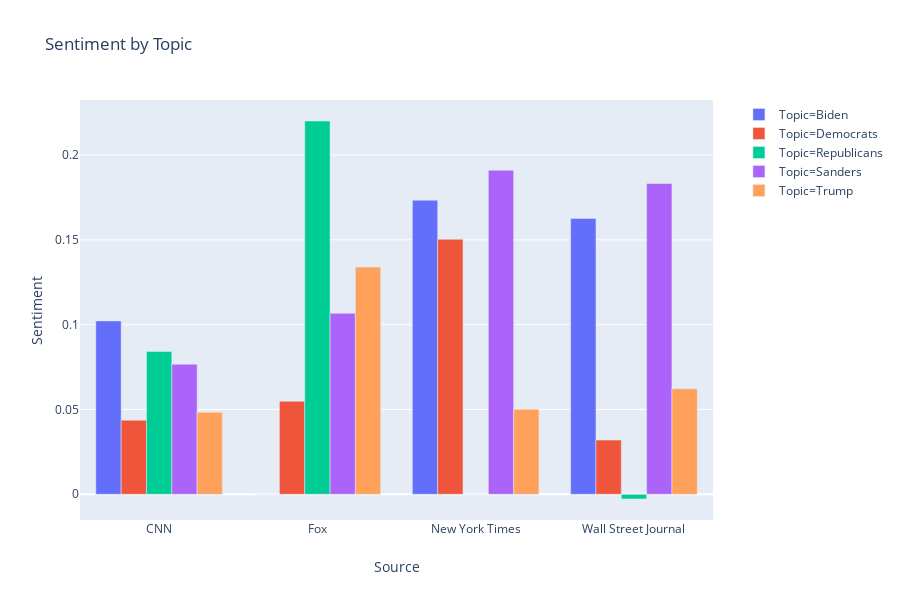

The notebook cell this image was saved under:
### Code cell
import plotly.express as px
source_sentiments = all_tweets.groupby(['Source', 'Topic']).mean()

fig = px.bar(source_sentiments.reset_index(), x='Source', y='Sentiment', title="Sentiment by Topic", color = "Topic",
             barmode="group")
fig.show()

### Figure 1 — Plotly figure (JSON) as saved in the notebook; plotly's stock layout.template omitted (floating-point values rounded to 4 significant figures)
{"data": [{"alignmentgroup": "True", "hoverlabel": {"namelength": 0}, "hovertemplate": "Topic=Biden<br>Source=%{x}<br>Sentiment=%{y}", "legendgroup": "Topic=Biden", "marker": {"color": "#636efa"}, "name": "Topic=Biden", "offsetgroup": "Topic=Biden", "orientation": "v", "showlegend": true, "textposition": "auto", "type": "bar", "x": ["CNN", "Fox", "New York Times", "Wall Street Journal"], "xaxis": "x", "y": [0.1022, 0, 0.1734, 0.1627], "yaxis": "y"}, {"alignmentgroup": "True", "hoverlabel": {"namelength": 0}, "hovertemplate": "Topic=Democrats<br>Source=%{x}<br>Sentiment=%{y}", "legendgroup": "Topic=Democrats", "marker": {"color": "#EF553B"}, "name": "Topic=Democrats", "offsetgroup": "Topic=Democrats", "orientation": "v", "showlegend": true, "textposition": "auto", "type": "bar", "x": ["CNN", "Fox", "New York Times", "Wall Street Journal"], "xaxis": "x", "y": [0.04369, 0.05481, 0.1504, 0.03196], "yaxis": "y"}, {"alignmentgroup": "True", "hoverlabel": {"namelength": 0}, "hovertemplate": "Topic=Republicans<br>Source=%{x}<br>Sentiment=%{y}", "legendgroup": "Topic=Republicans", "marker": {"color": "#00cc96"}, "name": "Topic=Republicans", "offsetgroup": "Topic=Republicans", "orientation": "v", "showlegend": true, "textposition": "auto", "type": "bar", "x": ["CNN", "Fox", "New York Times", "Wall Street Journal"], "xaxis": "x", "y": [0.08416, 0.2201, 0, -0.002778], "yaxis": "y"}, {"alignmentgroup": "True", "hoverlabel": {"namelength": 0}, "hovertemplate": "Topic=Sanders<br>Source=%{x}<br>Sentiment=%{y}", "legendgroup": "Topic=Sanders", "marker": {"color": "#ab63fa"}, "name": "Topic=Sanders", "offsetgroup": "Topic=Sanders", "orientation": "v", "showlegend": true, "textposition": "auto", "type": "bar", "x": ["CNN", "Fox", "New York Times", "Wall Street Journal"], "xaxis": "x", "y": [0.07669, 0.1067, 0.191, 0.1832], "yaxis": "y"}, {"alignmentgroup": "True", "hoverlabel": {"namelength": 0}, "hovertemplate": "Topic=Trump<br>Source=%{x}<br>Sentiment=%{y}", "legendgroup": "Topic=Trump", "marker": {"color": "#FFA15A"}, "name": "Topic=Trump", "offsetgroup": "Topic=Trump", "orientation": "v", "showlegend": true, "textposition": "auto", "type": "bar", "x": ["CNN", "Fox", "New York Times", "Wall Street Journal"], "xaxis": "x", "y": [0.04831, 0.134, 0.0501, 0.06224], "yaxis": "y"}], "layout": {"barmode": "group", "height": 600, "legend": {"tracegroupgap": 0}, "title": {"text": "Sentiment by Topic"}, "xaxis": {"anchor": "y", "domain": [0, 0.98], "title": {"text": "Source"}}, "yaxis": {"anchor": "x", "domain": [0, 1], "title": {"text": "Sentiment"}}}}
